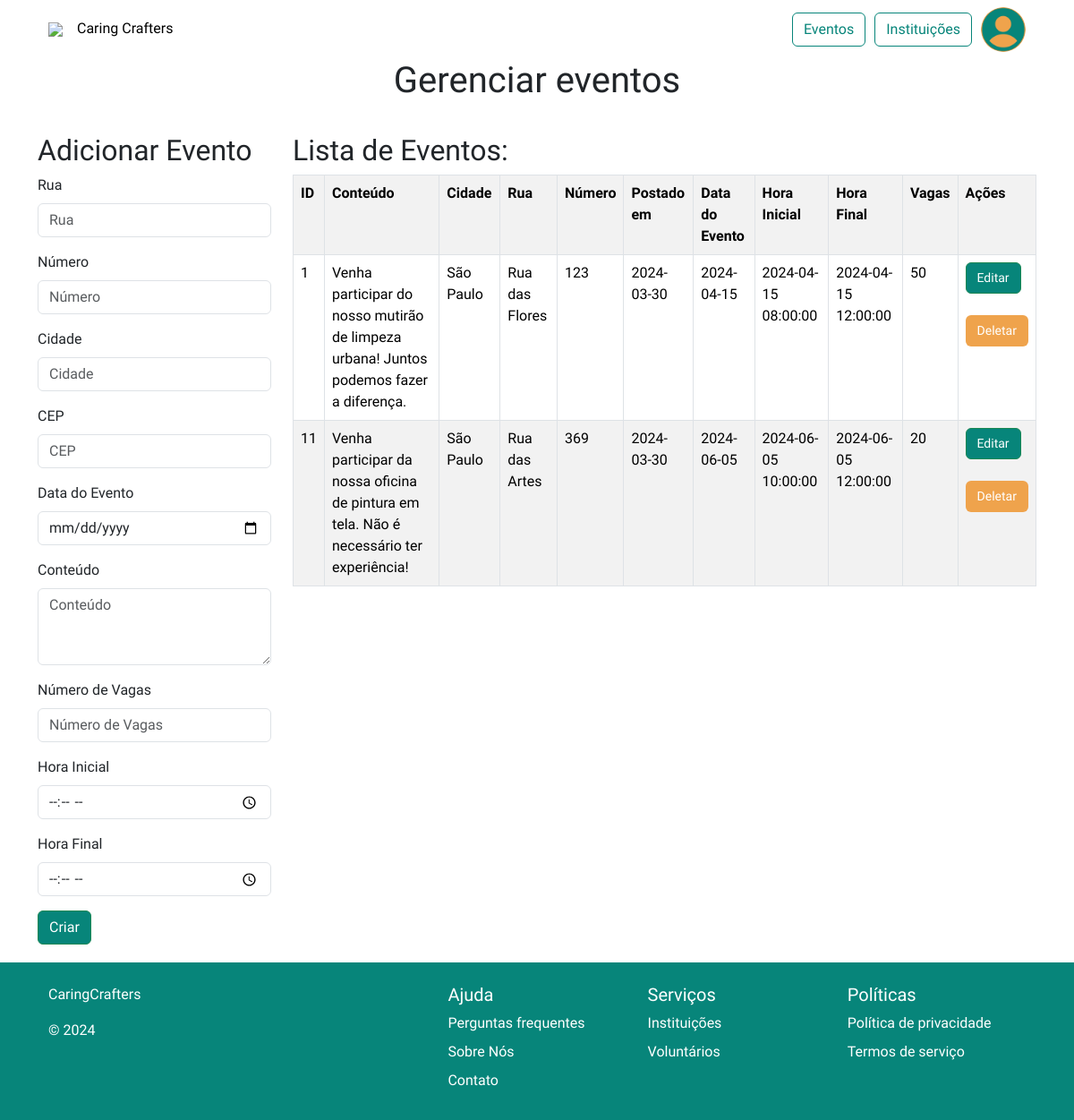
/crud_eventos.php (signed in), run on an earlier commit of the app's database.
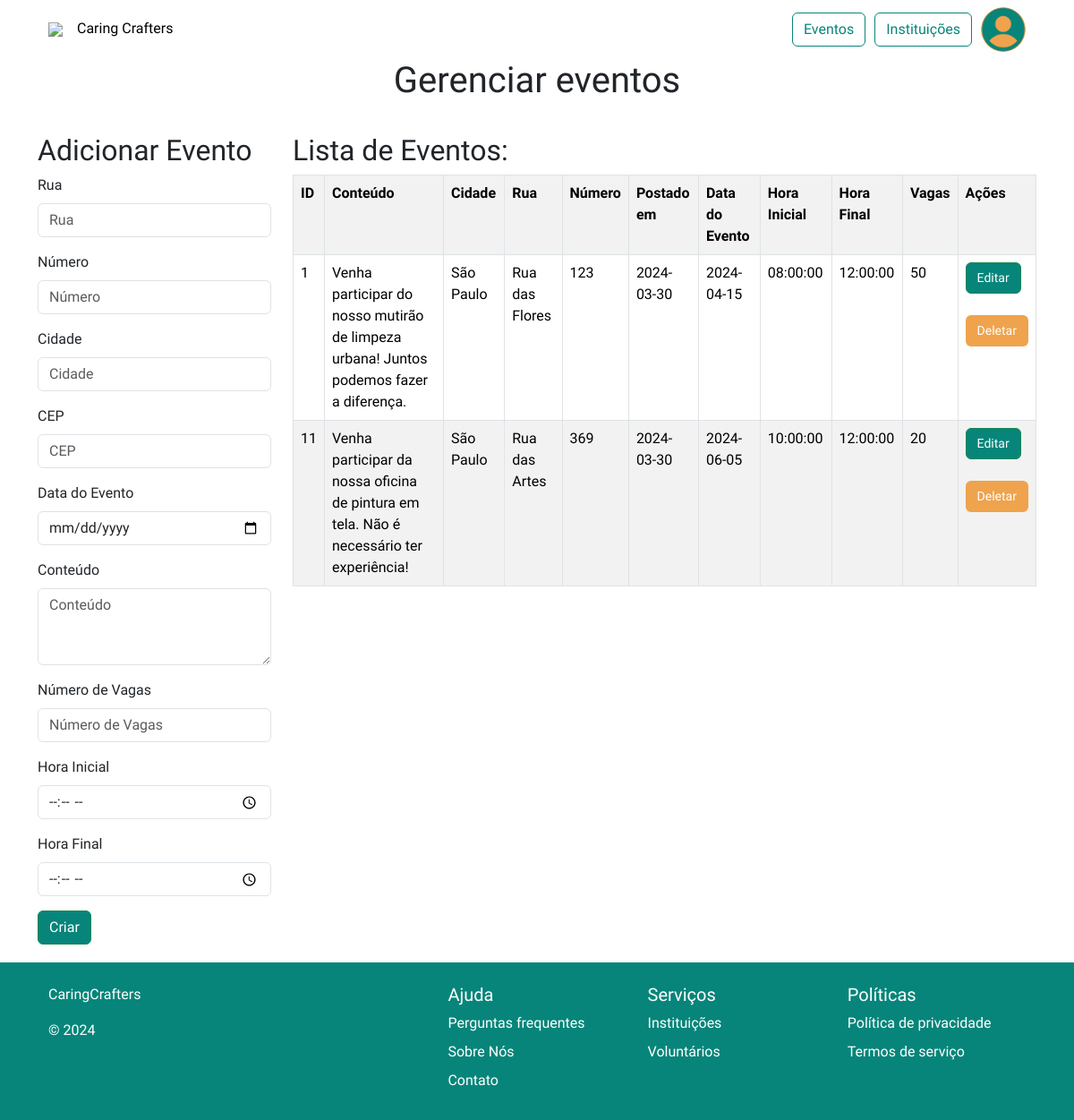
And on a later commit of the database.
### tables this page shows
CREATE TABLE Evento (
    id_evento INTEGER PRIMARY KEY AUTO_INCREMENT NOT NULL,
    rua VARCHAR(100) NOT NULL,
    numero VARCHAR(100) NOT NULL,
    cidade VARCHAR(100) NOT NULL,
    cep VARCHAR(20),
    dataPostagem DATE,
    dataEvento DATE NOT NULL,
    conteudo TEXT NOT NULL,
    numeroVagas INTEGER,
    horaInicial TIME,
    horaFinal TIME,
    imagem LONGBLOB,
    titulo VARCHAR(100),
    fk_Instituicao_id_Inst INTEGER
);

### crud_eventos.php (the view, shortened to what the changed rows need)
<!DOCTYPE html>
<html lang="pt-BR">
<head>
</head>
<body>
    <?php
    if (!isset($_SESSION['id'])) {
        include('./components/navbar_index.php');
    } else {
        if($_SESSION['tipoCadastro'] === 'usuario') {
            include("./components/navbar_logado_usuario.php");
        } elseif ($_SESSION['tipoCadastro'] === 'instituicao') {
            include("./components/navbar_logado_instituicao.php");
        }
    }
    ?>
    <div class="container text-center">
        <h1 style="margin-bottom: 35px;">Gerenciar eventos</h1>
    </div>
        <?php
include('./banco_de_dados/connectTeste.php');
$userID = $_SESSION['id'];
$result = $conn->query("SELECT * FROM evento WHERE fk_Instituicao_id_Inst = '$userID';");
$evento = $result->fetch_all(MYSQLI_ASSOC);
?>
<div class="container">
<div class="row">
    <div class="col-3">
        <h2>Adicionar Evento</h2>
        </div>
        <div class="col-9">
        <h2>Lista de Eventos:</h2>
        <table class="table table-striped table-bordered table-hover table-responsive">
            <tr>
                <th>ID</th>
                <th>Conteúdo</th>
                <th>Cidade</th>
                <th>Rua</th>
                <th>Número</th>
                <th>Postado em</th>
                <th>Data do Evento</th>
                <th>Hora Inicial</th>
                <th>Hora Final</th>
                <th>Vagas</th>
                <th>Ações</th>
            </tr>
            <?php
            $counter = 0;
            foreach ($evento as $eventos) { ?>
            <tr>
                <td><?php echo htmlspecialchars($eventos['id_evento']); ?></td>
                <td><?php echo htmlspecialchars($eventos['conteudo']); ?></td>
                <td><?php echo htmlspecialchars($eventos['cidade']); ?></td>
                <td><?php echo htmlspecialchars($eventos['rua']); ?></td>
                <td><?php echo htmlspecialchars($eventos['numero']); ?></td>
                <td><?php echo htmlspecialchars($eventos['dataPostagem']); ?></td>
                <td><?php echo htmlspecialchars($eventos['dataEvento']); ?></td>
                <td><?php echo htmlspecialchars($eventos['horaInicial']); ?></td>
                <td><?php echo htmlspecialchars($eventos['horaFinal']); ?></td>
                <td><?php echo htmlspecialchars($eventos['numeroVagas']); ?></td>
                <td>
                    <form method="POST" action="./crud_eventosUpdate.php">
                        <input type="submit" class="btn mb-4 btn-success"  style="font-size: 14px" name="action" value="Editar">
                    </form>
                    <form method="post" id='form<?php echo $eventos['id_evento']; ?>' action="./banco_de_dados/eventoDelete.php">
                        <input onclick="handleDelete(event,this.id)" type="submit" class="btn mb-4" id="<?php echo $eventos['id_evento']; ?>" class="deleteBTN" style="font-size: 14px; background-color: #efa34c; color: white;" name="action" value="Deletar" >
                    </form>
                </td>
            </tr>
            <?php
            $counter++;}?>
        </table>
    </div>
    </div>
</div>
</body>
</html>

What changed in the data, as far as the page shows it:
changed evento "Rua das Flores": horaInicial "2024-04-15 08:00:00" → "08:00:00"; horaFinal "2024-04-15 12:00:00" → "12:00:00"
changed evento "Rua das Artes": horaInicial "2024-06-05 10:00:00" → "10:00:00"; horaFinal "2024-06-05 12:00:00" → "12:00:00"
